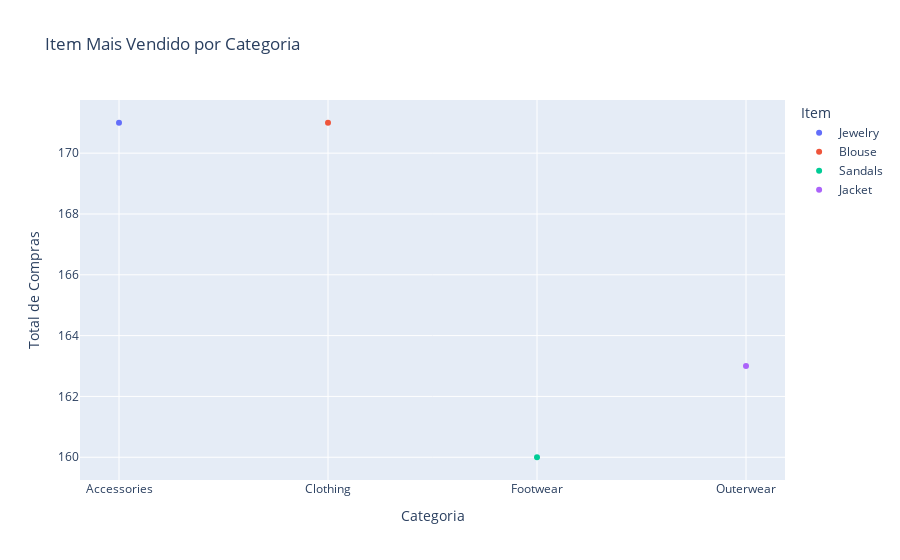

Notebook source saved alongside this figure:
### Code cell
px.scatter(df_item_categoria, 
             x='Category', 
             y='Total de Compras', 
             color='Item Purchased', 
             title='Item Mais Vendido por Categoria',
             labels={'Total de Compras': 'Total de Compras', 'Category': 'Categoria', 'Item Purchased': 'Item'})

### Figure 1 — Plotly figure (JSON) as saved in the notebook; plotly's stock layout.template omitted (floating-point values rounded to 4 significant figures)
{"data": [{"hovertemplate": "Item=Jewelry<br>Categoria=%{x}<br>Total de Compras=%{y}<extra></extra>", "legendgroup": "Jewelry", "marker": {"color": "#636efa", "symbol": "circle"}, "mode": "markers", "name": "Jewelry", "orientation": "v", "showlegend": true, "type": "scatter", "x": ["Accessories"], "xaxis": "x", "y": [171], "yaxis": "y"}, {"hovertemplate": "Item=Blouse<br>Categoria=%{x}<br>Total de Compras=%{y}<extra></extra>", "legendgroup": "Blouse", "marker": {"color": "#EF553B", "symbol": "circle"}, "mode": "markers", "name": "Blouse", "orientation": "v", "showlegend": true, "type": "scatter", "x": ["Clothing"], "xaxis": "x", "y": [171], "yaxis": "y"}, {"hovertemplate": "Item=Sandals<br>Categoria=%{x}<br>Total de Compras=%{y}<extra></extra>", "legendgroup": "Sandals", "marker": {"color": "#00cc96", "symbol": "circle"}, "mode": "markers", "name": "Sandals", "orientation": "v", "showlegend": true, "type": "scatter", "x": ["Footwear"], "xaxis": "x", "y": [160], "yaxis": "y"}, {"hovertemplate": "Item=Jacket<br>Categoria=%{x}<br>Total de Compras=%{y}<extra></extra>", "legendgroup": "Jacket", "marker": {"color": "#ab63fa", "symbol": "circle"}, "mode": "markers", "name": "Jacket", "orientation": "v", "showlegend": true, "type": "scatter", "x": ["Outerwear"], "xaxis": "x", "y": [163], "yaxis": "y"}], "layout": {"legend": {"title": {"text": "Item"}, "tracegroupgap": 0}, "title": {"text": "Item Mais Vendido por Categoria"}, "xaxis": {"anchor": "y", "domain": [0, 1], "title": {"text": "Categoria"}}, "yaxis": {"anchor": "x", "domain": [0, 1], "title": {"text": "Total de Compras"}}}}
